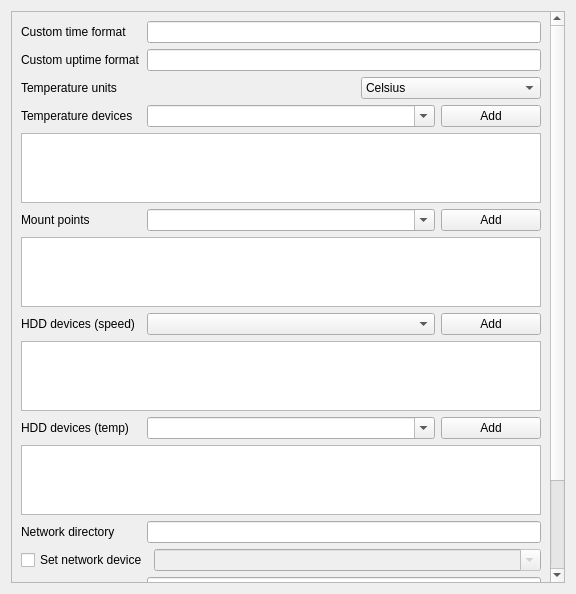
<?xml version="1.0" encoding="UTF-8"?>
<ui version="4.0">
 <class>ConfigWindow</class>
 <widget class="QWidget" name="ConfigWindow">
  <property name="geometry">
   <rect>
    <x>0</x>
    <y>0</y>
    <width>576</width>
    <height>594</height>
   </rect>
  </property>
  <property name="sizePolicy">
   <sizepolicy hsizetype="Expanding" vsizetype="Expanding">
    <horstretch>0</horstretch>
    <verstretch>0</verstretch>
   </sizepolicy>
  </property>
  <property name="minimumSize">
   <size>
    <width>576</width>
    <height>0</height>
   </size>
  </property>
  <property name="maximumSize">
   <size>
    <width>16777215</width>
    <height>16777215</height>
   </size>
  </property>
  <property name="windowTitle">
   <string>Form</string>
  </property>
  <layout class="QGridLayout" name="gridLayout">
   <item row="0" column="0">
    <widget class="QScrollArea" name="scrollArea_advanced">
     <property name="widgetResizable">
      <bool>true</bool>
     </property>
     <widget class="QWidget" name="contents_advanced">
      <property name="geometry">
       <rect>
        <x>0</x>
        <y>0</y>
        <width>542</width>
        <height>723</height>
       </rect>
      </property>
      <layout class="QVBoxLayout" name="verticalLayout_8">
       <item>
        <layout class="QHBoxLayout" name="layout_timeFormat">
         <item>
          <widget class="QLabel" name="label_timeFormat">
           <property name="minimumSize">
            <size>
             <width>120</width>
             <height>0</height>
            </size>
           </property>
           <property name="text">
            <string>Custom time format</string>
           </property>
          </widget>
         </item>
         <item>
          <widget class="QLineEdit" name="lineEdit_timeFormat">
           <property name="toolTip">
            <string>$dddd - long weekday
$ddd - short weekday
$dd - day
$d - day w\o zero
$MMMM - long month
$MMM - short month
$MM - month
$M - month w\o zero
$yyyy - year
$yy - short year
$hh - hours (24 only)
$h - hours w\o zero (24 only)
$mm - minutes
$m - minutes w\o zero
$ss - seconds
$s - seconds w\o zero</string>
           </property>
           <property name="alignment">
            <set>Qt::AlignRight|Qt::AlignTrailing|Qt::AlignVCenter</set>
           </property>
          </widget>
         </item>
        </layout>
       </item>
       <item>
        <layout class="QHBoxLayout" name="layout_uptimeFormat">
         <item>
          <widget class="QLabel" name="label_uptimeFormat">
           <property name="minimumSize">
            <size>
             <width>120</width>
             <height>0</height>
            </size>
           </property>
           <property name="text">
            <string>Custom uptime format</string>
           </property>
          </widget>
         </item>
         <item>
          <widget class="QLineEdit" name="lineEdit_uptimeFormat">
           <property name="toolTip">
            <string>$dd - uptime days
$d - uptime days without zero
$hh - uptime hours
$h - uptime hours without zero
$mm - uptime minutes
$m - uptime minutes without zero</string>
           </property>
           <property name="alignment">
            <set>Qt::AlignRight|Qt::AlignTrailing|Qt::AlignVCenter</set>
           </property>
          </widget>
         </item>
        </layout>
       </item>
       <item>
        <layout class="QHBoxLayout" name="layout_tempUnits">
         <item>
          <widget class="QLabel" name="label_tempUnits">
           <property name="minimumSize">
            <size>
             <width>120</width>
             <height>0</height>
            </size>
           </property>
           <property name="text">
            <string>Temperature units</string>
           </property>
          </widget>
         </item>
         <item>
          <spacer name="spacer_tempUnits">
           <property name="orientation">
            <enum>Qt::Horizontal</enum>
           </property>
           <property name="sizeHint" stdset="0">
            <size>
             <width>40</width>
             <height>20</height>
            </size>
           </property>
          </spacer>
         </item>
         <item>
          <widget class="QComboBox" name="comboBox_tempUnits">
           <property name="minimumSize">
            <size>
             <width>180</width>
             <height>0</height>
            </size>
           </property>
           <item>
            <property name="text">
             <string notr="true">Celsius</string>
            </property>
           </item>
           <item>
            <property name="text">
             <string notr="true">Fahrenheit</string>
            </property>
           </item>
           <item>
            <property name="text">
             <string notr="true">Kelvin</string>
            </property>
           </item>
          </widget>
         </item>
        </layout>
       </item>
       <item>
        <layout class="QVBoxLayout" name="layout_tempDevice">
         <item>
          <layout class="QHBoxLayout" name="layout_tempDeviceSelect">
           <item>
            <widget class="QLabel" name="label_tempDevice">
             <property name="minimumSize">
              <size>
               <width>120</width>
               <height>0</height>
              </size>
             </property>
             <property name="text">
              <string>Temperature devices</string>
             </property>
            </widget>
           </item>
           <item>
            <widget class="QComboBox" name="comboBox_tempDevice">
             <property name="sizePolicy">
              <sizepolicy hsizetype="Expanding" vsizetype="Fixed">
               <horstretch>0</horstretch>
               <verstretch>0</verstretch>
              </sizepolicy>
             </property>
             <property name="editable">
              <bool>true</bool>
             </property>
            </widget>
           </item>
           <item>
            <widget class="QPushButton" name="pushButton_tempDevice">
             <property name="minimumSize">
              <size>
               <width>100</width>
               <height>0</height>
              </size>
             </property>
             <property name="text">
              <string>Add</string>
             </property>
            </widget>
           </item>
          </layout>
         </item>
         <item>
          <widget class="QListWidget" name="listWidget_tempDevice">
           <property name="toolTip">
            <string>Editable
del - remove item</string>
           </property>
          </widget>
         </item>
        </layout>
       </item>
       <item>
        <layout class="QVBoxLayout" name="layout_mount">
         <item>
          <layout class="QHBoxLayout" name="layout_mountSelect">
           <item>
            <widget class="QLabel" name="label_mount">
             <property name="minimumSize">
              <size>
               <width>120</width>
               <height>0</height>
              </size>
             </property>
             <property name="text">
              <string>Mount points</string>
             </property>
            </widget>
           </item>
           <item>
            <widget class="QComboBox" name="comboBox_mount">
             <property name="sizePolicy">
              <sizepolicy hsizetype="Expanding" vsizetype="Fixed">
               <horstretch>0</horstretch>
               <verstretch>0</verstretch>
              </sizepolicy>
             </property>
             <property name="editable">
              <bool>true</bool>
             </property>
            </widget>
           </item>
           <item>
            <widget class="QPushButton" name="pushButton_mount">
             <property name="minimumSize">
              <size>
               <width>100</width>
               <height>0</height>
              </size>
             </property>
             <property name="text">
              <string>Add</string>
             </property>
            </widget>
           </item>
          </layout>
         </item>
         <item>
          <widget class="QListWidget" name="listWidget_mount">
           <property name="toolTip">
            <string>Editable
del - remove item</string>
           </property>
          </widget>
         </item>
        </layout>
       </item>
       <item>
        <layout class="QVBoxLayout" name="layout_hddSpeedDevice">
         <item>
          <layout class="QHBoxLayout" name="layout_hddSpeedDeviceSelect">
           <item>
            <widget class="QLabel" name="label_hddSpeedDevice">
             <property name="minimumSize">
              <size>
               <width>120</width>
               <height>0</height>
              </size>
             </property>
             <property name="text">
              <string>HDD devices (speed)</string>
             </property>
            </widget>
           </item>
           <item>
            <widget class="QComboBox" name="comboBox_hddSpeedDevice">
             <property name="sizePolicy">
              <sizepolicy hsizetype="Expanding" vsizetype="Fixed">
               <horstretch>0</horstretch>
               <verstretch>0</verstretch>
              </sizepolicy>
             </property>
            </widget>
           </item>
           <item>
            <widget class="QPushButton" name="pushButton_hddSpeedDevice">
             <property name="minimumSize">
              <size>
               <width>100</width>
               <height>0</height>
              </size>
             </property>
             <property name="text">
              <string>Add</string>
             </property>
            </widget>
           </item>
          </layout>
         </item>
         <item>
          <widget class="QListWidget" name="listWidget_hddSpeedDevice">
           <property name="toolTip">
            <string>Editable
del - remove item</string>
           </property>
          </widget>
         </item>
        </layout>
       </item>
       <item>
        <layout class="QVBoxLayout" name="layout_hddDevice">
         <item>
          <layout class="QHBoxLayout" name="layout_hddDeviceSelect">
           <item>
            <widget class="QLabel" name="label_hddDevice">
             <property name="minimumSize">
              <size>
               <width>120</width>
               <height>0</height>
              </size>
             </property>
             <property name="text">
              <string>HDD devices (temp)</string>
             </property>
            </widget>
           </item>
           <item>
            <widget class="QComboBox" name="comboBox_hddDevice">
             <property name="sizePolicy">
              <sizepolicy hsizetype="Expanding" vsizetype="Fixed">
               <horstretch>0</horstretch>
               <verstretch>0</verstretch>
              </sizepolicy>
             </property>
             <property name="editable">
              <bool>true</bool>
             </property>
            </widget>
           </item>
           <item>
            <widget class="QPushButton" name="pushButton_hddDevice">
             <property name="minimumSize">
              <size>
               <width>100</width>
               <height>0</height>
              </size>
             </property>
             <property name="text">
              <string>Add</string>
             </property>
            </widget>
           </item>
          </layout>
         </item>
         <item>
          <widget class="QListWidget" name="listWidget_hddDevice">
           <property name="toolTip">
            <string>Editable
del - remove item</string>
           </property>
          </widget>
         </item>
        </layout>
       </item>
       <item>
        <layout class="QHBoxLayout" name="layout_netdir">
         <item>
          <widget class="QLabel" name="label_netdir">
           <property name="minimumSize">
            <size>
             <width>120</width>
             <height>0</height>
            </size>
           </property>
           <property name="text">
            <string>Network directory</string>
           </property>
          </widget>
         </item>
         <item>
          <widget class="QLineEdit" name="lineEdit_netdir">
           <property name="toolTip">
            <string>&quot;/sys/class/net&quot; by default</string>
           </property>
           <property name="text">
            <string/>
           </property>
          </widget>
         </item>
        </layout>
       </item>
       <item>
        <layout class="QHBoxLayout" name="layout_netdev">
         <item>
          <widget class="QCheckBox" name="checkBox_netdev">
           <property name="minimumSize">
            <size>
             <width>120</width>
             <height>0</height>
            </size>
           </property>
           <property name="toolTip">
            <string>Disable auto select device and set specified device</string>
           </property>
           <property name="text">
            <string>Set network device</string>
           </property>
          </widget>
         </item>
         <item>
          <widget class="QComboBox" name="comboBox_netdev">
           <property name="enabled">
            <bool>false</bool>
           </property>
           <property name="sizePolicy">
            <sizepolicy hsizetype="Expanding" vsizetype="Fixed">
             <horstretch>0</horstretch>
             <verstretch>0</verstretch>
            </sizepolicy>
           </property>
           <property name="editable">
            <bool>true</bool>
           </property>
          </widget>
         </item>
        </layout>
       </item>
       <item>
        <layout class="QHBoxLayout" name="layout_batdev">
         <item>
          <widget class="QLabel" name="label_batdev">
           <property name="minimumSize">
            <size>
             <width>120</width>
             <height>0</height>
            </size>
           </property>
           <property name="text">
            <string>Battery device</string>
           </property>
          </widget>
         </item>
         <item>
          <widget class="QLineEdit" name="lineEdit_batdev">
           <property name="toolTip">
            <string>&quot;/sys/class/power_supply/BAT0/capacity&quot; by default</string>
           </property>
          </widget>
         </item>
        </layout>
       </item>
       <item>
        <layout class="QHBoxLayout" name="layout_acOnline">
         <item>
          <widget class="QLabel" name="label_acOnline">
           <property name="minimumSize">
            <size>
             <width>120</width>
             <height>0</height>
            </size>
           </property>
           <property name="text">
            <string>AC online tag</string>
           </property>
          </widget>
         </item>
         <item>
          <widget class="QLineEdit" name="lineEdit_acOnline">
           <property name="toolTip">
            <string>Line, which returns when AC is online</string>
           </property>
           <property name="text">
            <string/>
           </property>
           <property name="alignment">
            <set>Qt::AlignRight|Qt::AlignTrailing|Qt::AlignVCenter</set>
           </property>
          </widget>
         </item>
        </layout>
       </item>
       <item>
        <layout class="QHBoxLayout" name="layout_acOffline">
         <item>
          <widget class="QLabel" name="label_acOffline">
           <property name="minimumSize">
            <size>
             <width>120</width>
             <height>0</height>
            </size>
           </property>
           <property name="text">
            <string>AC offline tag</string>
           </property>
          </widget>
         </item>
         <item>
          <widget class="QLineEdit" name="lineEdit_acOffline">
           <property name="toolTip">
            <string>Line, which returns when AC is offline</string>
           </property>
           <property name="text">
            <string/>
           </property>
           <property name="alignment">
            <set>Qt::AlignRight|Qt::AlignTrailing|Qt::AlignVCenter</set>
           </property>
          </widget>
         </item>
        </layout>
       </item>
       <item>
        <layout class="QHBoxLayout" name="layout_acdev">
         <item>
          <widget class="QLabel" name="label_acdev">
           <property name="minimumSize">
            <size>
             <width>120</width>
             <height>0</height>
            </size>
           </property>
           <property name="text">
            <string>AC device</string>
           </property>
          </widget>
         </item>
         <item>
          <widget class="QLineEdit" name="lineEdit_acdev">
           <property name="toolTip">
            <string>&quot;/sys/class/power_supply/AC/online&quot; by default</string>
           </property>
          </widget>
         </item>
        </layout>
       </item>
       <item>
        <spacer name="spacer_advanced">
         <property name="orientation">
          <enum>Qt::Vertical</enum>
         </property>
         <property name="sizeHint" stdset="0">
          <size>
           <width>20</width>
           <height>40</height>
          </size>
         </property>
        </spacer>
       </item>
      </layout>
     </widget>
    </widget>
   </item>
  </layout>
 </widget>
 <resources/>
 <connections/>
</ui>
